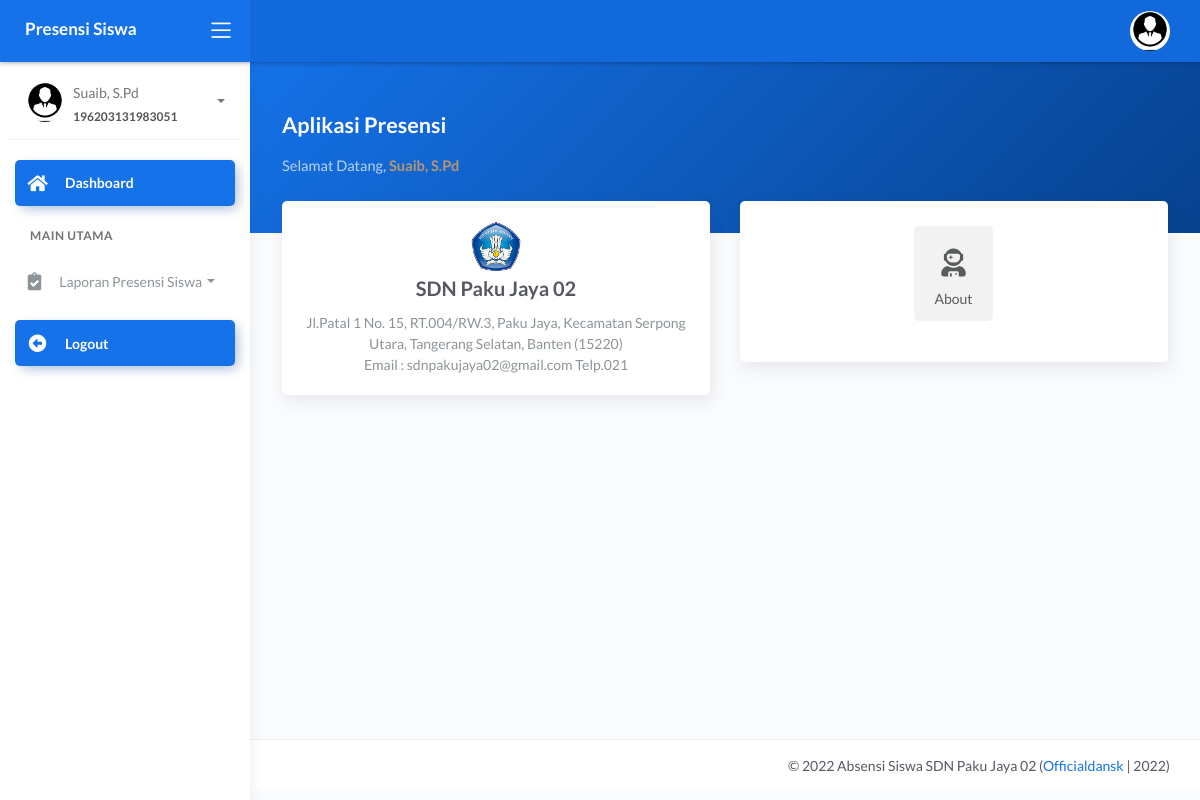
The page /kepsek/index.php (signed in) on the database its author committed.
### tables this page shows
CREATE TABLE `tb_kepsek` (
  `id_kepsek` int(11) NOT NULL,
  `nip` varchar(15) NOT NULL,
  `nama_kepsek` varchar(120) NOT NULL,
  `email` varchar(65) NOT NULL,
  `password` varchar(100) NOT NULL,
  `foto` varchar(255) NOT NULL,
  `status` varchar(5) NOT NULL
);

### kepsek/index.php (the view, shortened to what this page needs)
<?php
 include '../config/db.php';
?> <script>
   <?php
$id_login = @$_SESSION['kepsek'];
$sql = mysqli_query($con,"SELECT * FROM tb_kepsek
 WHERE id_kepsek = '$id_login'") or die(mysqli_error($con));
$data = mysqli_fetch_array($sql);
?>
<!DOCTYPE html>
<html lang="en">
<head>
	<link rel="stylesheet" href="../assets/css/bootstrap.min.css">
	<link rel="stylesheet" href="../assets/css/atlantis.min.css">
	<link rel="stylesheet" href="../assets/css/demo.css">
</head>
<body>
	<div class="wrapper">
		<div class="main-header">
			<div class="logo-header" data-background-color="blue">
				<a href="index.php" class="logo">
					<b class="text-white">Presensi Siswa</b>
				</a>
				<div class="nav-toggle">
					<button class="btn btn-toggle toggle-sidebar">
						<i class="icon-menu"></i>
					</button>
				</div>
			</div>
			<nav class="navbar navbar-header navbar-expand-lg" data-background-color="blue2">
				<div class="container-fluid">
					<ul class="navbar-nav topbar-nav ml-md-auto align-items-center">
						<li class="nav-item dropdown hidden-caret">
							<a class="dropdown-toggle profile-pic" data-toggle="dropdown" href="#" aria-expanded="false">
								<div class="avatar-sm">
									<img src="../assets/img/user/<?=$data['foto'] ?>" alt="..." class="avatar-img rounded-circle">
								</div>
							</a>
						</li>
					</ul>
				</div>
			</nav>
		</div>
		<div class="sidebar sidebar-style-2">
			<div class="sidebar-wrapper scrollbar scrollbar-inner">
				<div class="sidebar-content">
					<div class="user">
						<div class="avatar-sm float-left mr-2">
							<img src="../assets/img/user/<?=$data['foto'] ?>" alt="..." class="avatar-img rounded-circle">
						</div>
						<div class="info">
							<a data-toggle="collapse" href="#collapseExample" aria-expanded="true">
								<span>
									<?=$data['nama_kepsek'] ?>
									<span class="user-level"><?=$data['nip'] ?></span>
									<span class="caret"></span>
								</span>
							</a>
						</div>
					</div>
					<ul class="nav nav-primary">
						<li class="nav-item active">
							<a href="index.php" class="collapsed">
								<i class="fas fa-home"></i>
								<p>Dashboard</p>
							</a>
						</li>
						<li class="nav-section">
							<h4 class="text-section">Main Utama</h4>
						</li>
						<li class="nav-item">
							<a href="?page=laporan">
								<i class="fas fa-clipboard-check"></i>
								<p>Laporan Presensi Siswa</p>
								<span class="caret"></span>
							</a>
						</li>
						<li class="nav-item active mt-3">
							<a href="logout.php" class="collapsed">
								<i class="fas fa-arrow-alt-circle-left"></i>
								<p>Logout</p>
							</a>
						</li>
					</ul>
				</div>
			</div>
		</div>
		<div class="main-panel">
			<div class="content">
				<?php
				$page= @$_GET['page'];
				$act = @$_GET['act'];
				if ($page=='absen') {
					if ($act=='') {
						include 'modul/absen/absen_kelas.php';
					}elseif ($act=='update') {
						include 'modul/absen/absen_kelas_update.php';
					}
				}elseif ($page=='akun') {
					include 'modul/akun/akun.php';
				}
				elseif ($page=='') {
					include 'modul/home.php';
				}elseif ($page=='laporan') {
					if ($act=='') {
						include 'modul/rekap/rekap_absen.php';
					}elseif ($act='rekap-perbulan') {
						include 'modul/rekap/rekap_perbulan.php';
					}
				}
				 ?>
			</div>
		<footer class="footer">
				<div class="container">
					<div class="copyright ml-auto">
						&copy; <?php echo date('Y');?> Absensi Siswa SDN Paku Jaya 02 (<a href="index.php">Officialdansk </a> | 2022)
					</div>
				</div>
			</footer>
		</div>
	</div>
</body>
</html>

### kepsek/modul/home.php (shortened to what this page needs)
<div class="panel-header bg-primary-gradient">
					<div class="page-inner py-5">
						<div class="d-flex align-items-left align-items-md-center flex-column flex-md-row">
							<div>
								<h2 class="text-white pb-2 fw-bold">Aplikasi Presensi</h2>
								<h5 class="text-white op-7 mb-2">Selamat Datang, <b class="text-warning"><?=$data['nama_kepsek']; ?></b></h5>
							</div>
						</div>
					</div>
				</div>
<div class="page-inner mt--5">
					<div class="row mt--2">
						<div class="col-md-6">
							<div class="card full-height">
								<div class="card-body">
									<div class="card-title">
										<center>
											<img src="../assets/img/icon.png" width="50">
											<br>
											<b>SDN Paku Jaya 02</b>
										</center>
									</div>
									<div class="card-category">
										<center>
										Jl.Patal 1 No. 15, RT.004/RW.3, Paku Jaya, Kecamatan Serpong Utara, Tangerang Selatan, Banten (15220)
										<br>Email : sdnpakujaya02@gmail.com Telp.021
										</center>
									</div>
								</div>
							</div>
						</div>
						<div class="col-md-6">
							<div class="card">
								<div class="card-body">
									<ul class="nav nav-pills nav-secondary  nav-pills-no-bd nav-pills-icons justify-content-center" id="pills-tab-with-icon" role="tablist">
										<li class="nav-item">
											<a class="nav-link" id="pills-contact-tab-icon" data-toggle="pill" href="#pills-contact-icon" role="tab" aria-controls="pills-contact-icon" aria-selected="false">
												<i class="fas fa-user-astronaut"></i>
												About
											</a>
										</li>
									</ul>
								</div>
							</div>
						</div>
					</div>
				</div>

### rows shown on the page
tb_kepsek: foto (picture), nama_kepsek "Suaib, S.Pd", nip "196203131983051"
